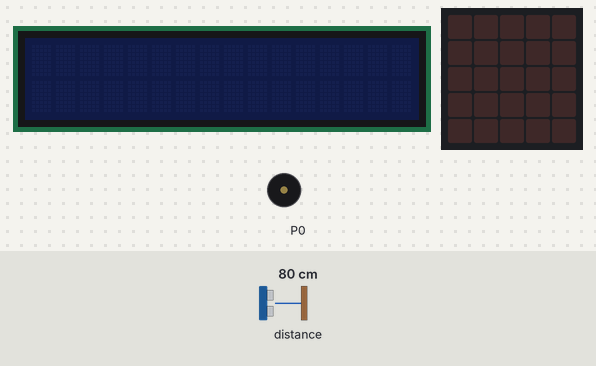
A program run on a simulated BBC micro:bit (MakeCode). Shown: 16×2 character LCD, the board's 5×5 LED display, buzzer (waves = sounding). The inputs (shaded band) are chosen by the test bench; at power-on: distance to the obstacle 80 cm.

Above: at 1.2 s.
1.3 s: distance to the obstacle set to 2 cm
At 7.5 s:
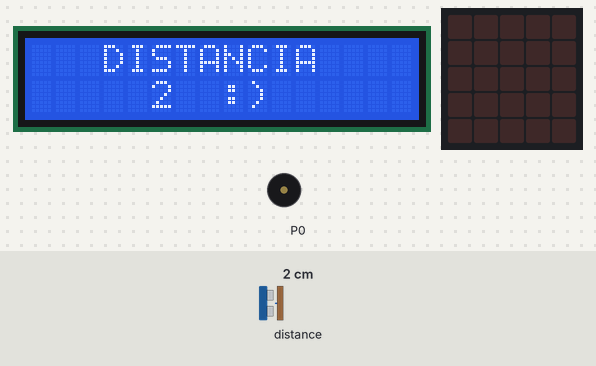
12.1 s: distance to the obstacle set to 35 cm
At 13.0 s:
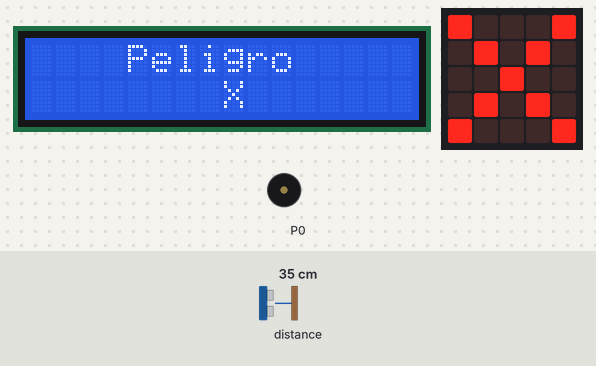
20.3 s: distance to the obstacle set to 31 cm
At 24.0 s:
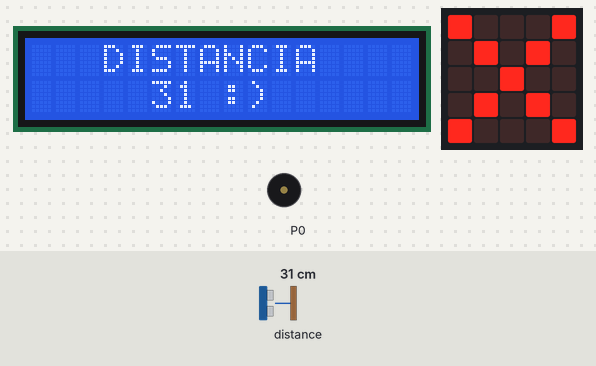
26.9 s: distance to the obstacle set to 27 cm
At 33.7 s:
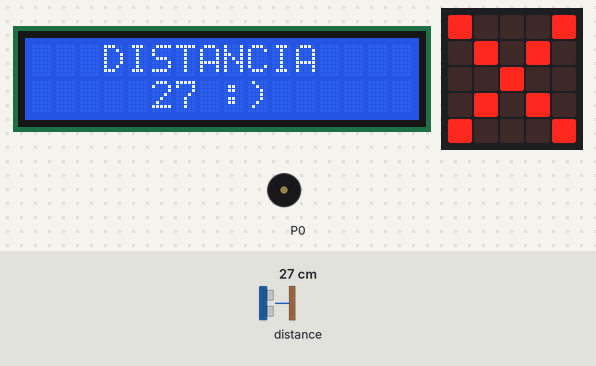
Timing chart, 0 to 37.9 s (numbered marks = the images above; inputs shaded):
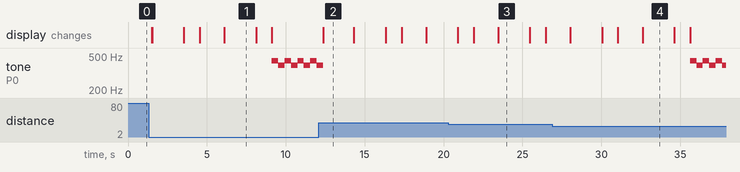

Measured:
- the behaviour switches between 30 and 29 cm on distance to the obstacle (found by bisection; images 3 and 4)
- after the input at 1.3 s, tone on P0: alternates 440 Hz for 0.41 s and 392 Hz for 0.41 s, starting after 7.8 s
- after the input at 12.1 s, tone on P0: goes on until 12.4 s, then stays silent
- after the input at 26.9 s, tone on P0: alternates 440 Hz for 0.41 s and 392 Hz for 0.41 s, starting after 8.7 s
- what the display in image 1 shows lasts 2.0 s, from 6.1 s to 8.1 s

The program:

main.ts
```typescript
let distancia = 0
basic.forever(function on_forever() {

    distancia = sonar.ping(DigitalPin.P2, DigitalPin.P1, PingUnit.Centimeters)
    basic.pause(1500)
    I2C_LCD1602.LcdInit(39)
    I2C_LCD1602.ShowString("DISTANCIA", 3, 0)
    I2C_LCD1602.ShowNumber(distancia, 5, 1)
    basic.pause(2000)
    I2C_LCD1602.clear()
    basic.pause(1000)
    if (distancia > 30) {
        I2C_LCD1602.ShowString("Normal", 4, 0)
        I2C_LCD1602.ShowString(":)", 8, 1)
    } else if (distancia < 30) {
        I2C_LCD1602.ShowString("Peligro", 4, 0)
        I2C_LCD1602.ShowString("X", 8, 1)
        music.playMelody("A G A G A G A G ", 150)
        images.iconImage(IconNames.No).showImage(0)
    }

})
```

test.ts
```typescript
// aquí va el archivo "tests"; esto no se compilará cuando este paquete se utilice como una extensión.
```
